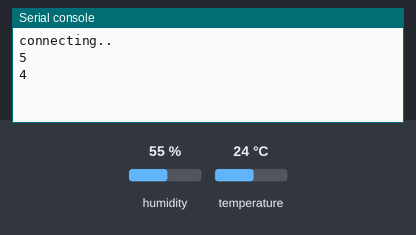
A program run on a simulated MicroPython board. Parts: the last lines printed to the serial console. The inputs (shaded band) are chosen by the test bench; at power-on: humidity 55 %, temperature 24 °C. WiFi joins after 1.5 s; no MQTT or app messages arrive unless stated.

Above: at 1.2 s.
1.3 s: humidity set to 22 %
At 3.2 s:
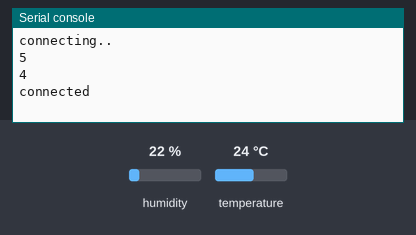
9.8 s: temperature set to 12 °C
At 12.5 s:
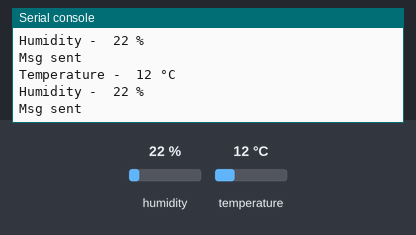
18.3 s: humidity set to 40 %
At 22.5 s:
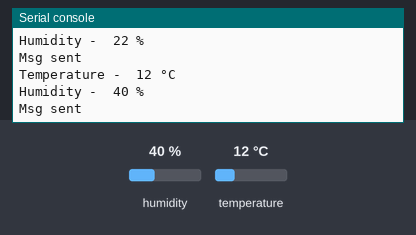

The program:

micropython.py
```python
from machine import Pin, Timer
import network
import time
from umqtt.robust import MQTTClient
import sys
import dht

sensor = dht.DHT11(Pin(2))

WIFI_SSID     = 'WIN'
WIFI_PASSWORD = '11111111'

mqtt_client_id      = bytes('client_'+'12321', 'utf-8')

ADAFRUIT_IO_URL     = 'io.adafruit.com'
ADAFRUIT_USERNAME   = 'dav4'
ADAFRUIT_IO_KEY     = 'aio_Vjru96UG6bwkUdak6IxVOgYjc5Wl'

TEMP_FEED_ID      = 'temperature'
HUM_FEED_ID      = 'humidity'

def connect_wifi():
    wifi = network.WLAN(network.STA_IF)
    wifi.active(True)
    wifi.disconnect()
    wifi.connect(WIFI_SSID,WIFI_PASSWORD)
    if not wifi.isconnected():
        print('connecting..')
        timeout = 0
        while (not wifi.isconnected() and timeout < 5):
            print(5 - timeout)
            timeout = timeout + 1
            time.sleep(1)
    if(wifi.isconnected()):
        print('connected')
    else:
        print('not connected')
        sys.exit()


connect_wifi()


client = MQTTClient(client_id=mqtt_client_id,
                    server=ADAFRUIT_IO_URL,
                    user=ADAFRUIT_USERNAME,
                    password=ADAFRUIT_IO_KEY,
                    ssl=False)
try:
    client.connect()
except Exception as e:
    print('could not connect to MQTT server {}{}'.format(type(e).__name__, e))
    sys.exit()


temp_feed = bytes('{:s}/feeds/{:s}'.format(ADAFRUIT_USERNAME, TEMP_FEED_ID), 'utf-8')
hum_feed = bytes('{:s}/feeds/{:s}'.format(ADAFRUIT_USERNAME, HUM_FEED_ID), 'utf-8')


def sens_data(data):
    sensor.measure()
    temperature = sensor.temperature()
    humidity = sensor.humidity()
    client.publish(temp_feed,
                  bytes(str(temperature), 'utf-8'),
                  qos=0)

    client.publish(hum_feed,
                  bytes(str(humidity), 'utf-8'),
                  qos=0)
    print("Temperature - ", str(temperature),"°C")
    print("Humidity - " , str(humidity),"%")
    print('Msg sent')


timer = Timer(0)
timer.init(period=5000, mode=Timer.PERIODIC, callback = sens_data)
```

Measured:
- after the input at 9.8 s, the serial console: prints a new line after 2.4 s (image 2)
- after the input at 18.3 s, the serial console: prints a new line after 3.9 s (image 3)
